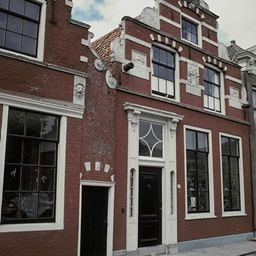
%> input picture Dataset/insidecity_a140032.jpg, 256 x 256 px
$ octave computeBoundedFFT.m   (GNU Octave 9; MATLAB toolbox functions it lacks are replaced by stand-ins)
%> lines starting %> are read from the running program, lines starting %| are printed output that depends on the picture
    % Prepare image
     %theta = linspace(0, 2*pi, 256);
     %f = repmat(sin(2*theta+2), [256 1]);

    % function [ M ] = computeBoundedFFT(im)
         V = zeros(256,256);

         im = imread ('/home/lena/Documents/CS_Projects/imageSearch_project/trunk/Dataset/insidecity_a140032.jpg' );
%> im is the input picture: size 256x256x3 uint8; mean R, G, B 99.9, 91, 86.8
         im = double(im) / 255;
%> im: size 256x256x3 double
         f = rgb2gray(im);  % 256*256
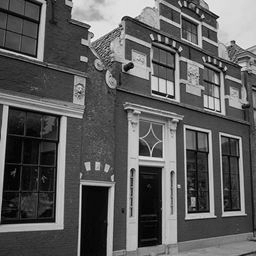
%> f: size 256x256 double; min 0, max 0.991, mean 0.365
         %f(5:24,13:17) = 1;
         %imshow(f)

         % Compute Fourier Transform
         F = fft2(f);
         F = fftshift(F); % Center FFT

         % [6 lines of commented-out code are left out]
         subplot(3,1,3);
         imshow(abs(F),[0 100]); %colormap(jet); colorbar
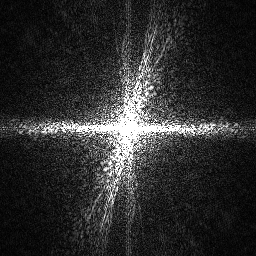
%> displayed picture: size 256x256, on the screen's scale of 0 to 255; min 0, max 255, mean 45
         title('city');

         % set everything but a small window to zeros
         V(100:150,100:150) = F(100:150,100:150); % this is the filtered image
         %imshow(abs(V),[0 100]); %colormap(jet); colorbar

         M = reshape( F(100:150,100:150), 1,2601);
         % [7 lines of commented-out code are left out]

$ run again, with Dataset/insidecity_a248032.jpg copied over Dataset/insidecity_a140032.jpg
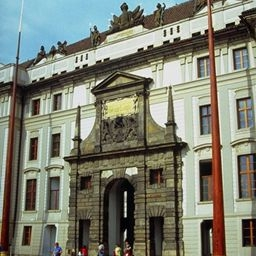
%> input picture Dataset/insidecity_a248032.jpg, 256 x 256 px
%> im is the input picture: size 256x256x3 uint8; mean R, G, B 124.7, 127, 113.4
%> im: size 256x256x3 double
%> `f = rgb2gray(im);`:
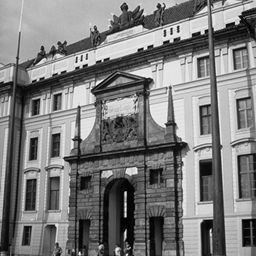
%> f: size 256x256 double; min 0, max 0.995, mean 0.489
%> `imshow(abs(F),[0 100]);`:
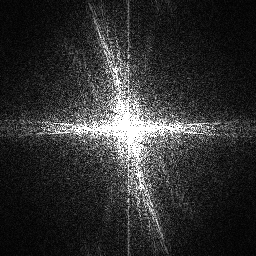
%> displayed picture: size 256x256, on the screen's scale of 0 to 255; min 0, max 255, mean 47.7

$ run again, with Dataset/insidecity_a463070.jpg copied over Dataset/insidecity_a140032.jpg
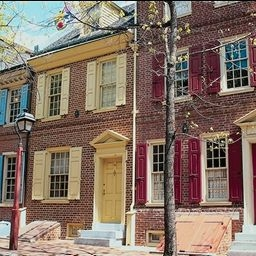
%> input picture Dataset/insidecity_a463070.jpg, 256 x 256 px
%> im is the input picture: size 256x256x3 uint8; mean R, G, B 133.3, 114.9, 101.8
%> im: size 256x256x3 double
%> `f = rgb2gray(im);`:
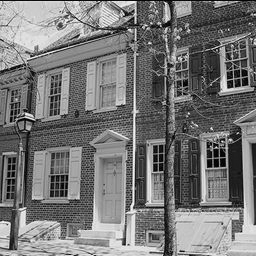
%> f: size 256x256 double; min 0, max 0.999, mean 0.466
%> `imshow(abs(F),[0 100]);`:
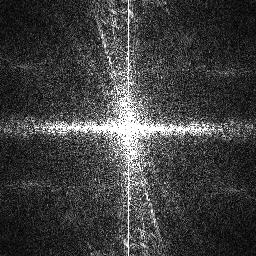
%> displayed picture: size 256x256, on the screen's scale of 0 to 255; min 0, max 255, mean 62.6

$ run again, with Dataset/coast_bea1.jpg copied over Dataset/insidecity_a140032.jpg
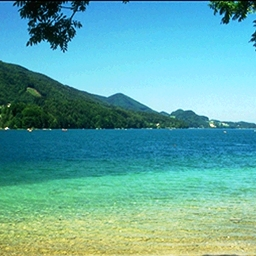
%> input picture Dataset/coast_bea1.jpg, 256 x 256 px
%> im is the input picture: size 256x256x3 uint8; mean R, G, B 95.3, 168.7, 165
%> im: size 256x256x3 double
%> `f = rgb2gray(im);`:
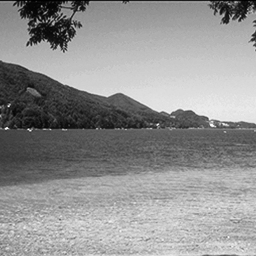
%> f: size 256x256 double; min 0.0023, max 0.987, mean 0.574
%> `imshow(abs(F),[0 100]);`:
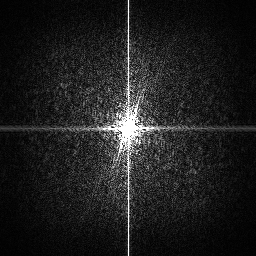
%> displayed picture: size 256x256, on the screen's scale of 0 to 255; min 0, max 255, mean 30.4
